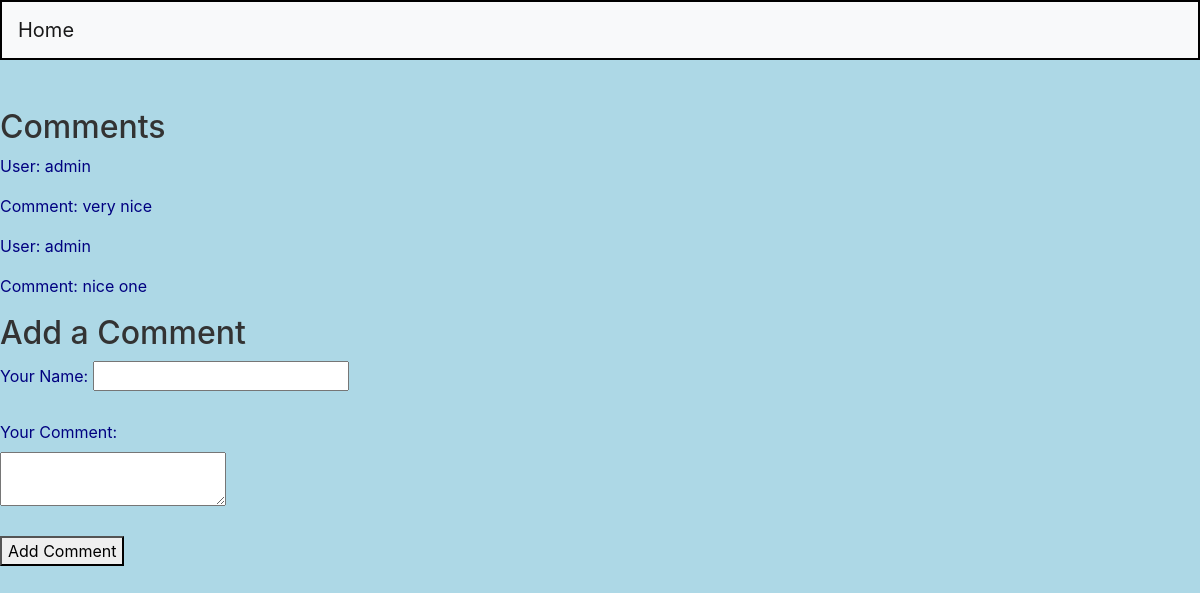
The app's page /index.php?controller=comment&action=viewComments&product_id=14 with its own data.
### tables this page shows
CREATE TABLE `comments` (
  `comment_id` int(8) NOT NULL,
  `product_id` int(8) NOT NULL,
  `user_name` varchar(24) NOT NULL,
  `comment` varchar(512) NOT NULL,
  `date_posted` date NOT NULL
);

### controllers/CommentController.php (called while the page is built, shortened)
<?php
require_once 'models/CommentModel.php';
class CommentController {
    private $commentModel;
    public function __construct($db) {
        $this->db = $db;
        $this->commentModel = new CommentModel($this->db);
    }
    public function viewComments() {
        $productId = $_GET['product_id'] ?? null;
        $comments = $this->commentModel->getCommentsForProduct($productId);
        include 'views/comments/view_comments.php';
    }
}
?>

### models/CommentModel.php (called while the page is built, shortened)
<?php
class CommentModel {
    private $db;
    public function __construct($db) {
        $this->db = $db;
    }
    public function getCommentsForProduct($productId) {
        $query = 'SELECT * FROM comments WHERE product_id = :product_id';
        $stmt = $this->db->prepare($query);
        $stmt->bindParam(':product_id', $productId, PDO::PARAM_INT);
        $stmt->execute();
        return $stmt->fetchAll(PDO::FETCH_ASSOC);
    }
}
?>

### views/comments/view_comments.php (the view, shortened to what this page needs)
<!DOCTYPE html>
<html lang="en">
<head>
    <link rel="stylesheet" href="css/style.css">
    <link rel="stylesheet" href="https://stackpath.bootstrapcdn.com/bootstrap/4.5.2/css/bootstrap.min.css">
</head>
<body>
    <nav class="navbar navbar-expand-lg navbar-light bg-light">
        <a class="navbar-brand" href="index.php?controller=home&action=index">Home</a>
    </nav>
    <br>
    <br>
    <?php if ($comments): ?>
        <h2>Comments</h2>
        <?php foreach ($comments as $comment): ?>
            <div class="comment-container">
                <p class="user">User: <?php echo $comment['user_name']; ?></p>
                <p class="comment">Comment: <?php echo $comment['comment']; ?></p>
            </div>
        <?php endforeach; ?>
    <?php else: ?>
        <p>No comments found for this product.</p>
    <?php endif; ?>
    <h2>Add a Comment</h2>
    <form action="index.php?controller=comment&action=addComment" method="post">
        <label for="user_name">Your Name:</label>
        <input type="text" name="user_name" required>
        <br>
        <br>
        <label for="comment">Your Comment:</label>
        <br>
        <textarea name="comment" rows="2" required></textarea>
        <br>
        <br>
        <button type="submit">Add Comment</button>
    </form>
</body>
</html>

### css/style.css (style rules this page uses)
body, html { background-color: #ADD8E6 !important; color: navy !important; margin: 0; padding: 0; }
h2 { color: #333; }
.navbar { background-color: lightgrey !important; border: 2px solid #000; }

### records on screen
comments: user_name "admin", comment "very nice"
comments: user_name "admin", comment "nice one"
